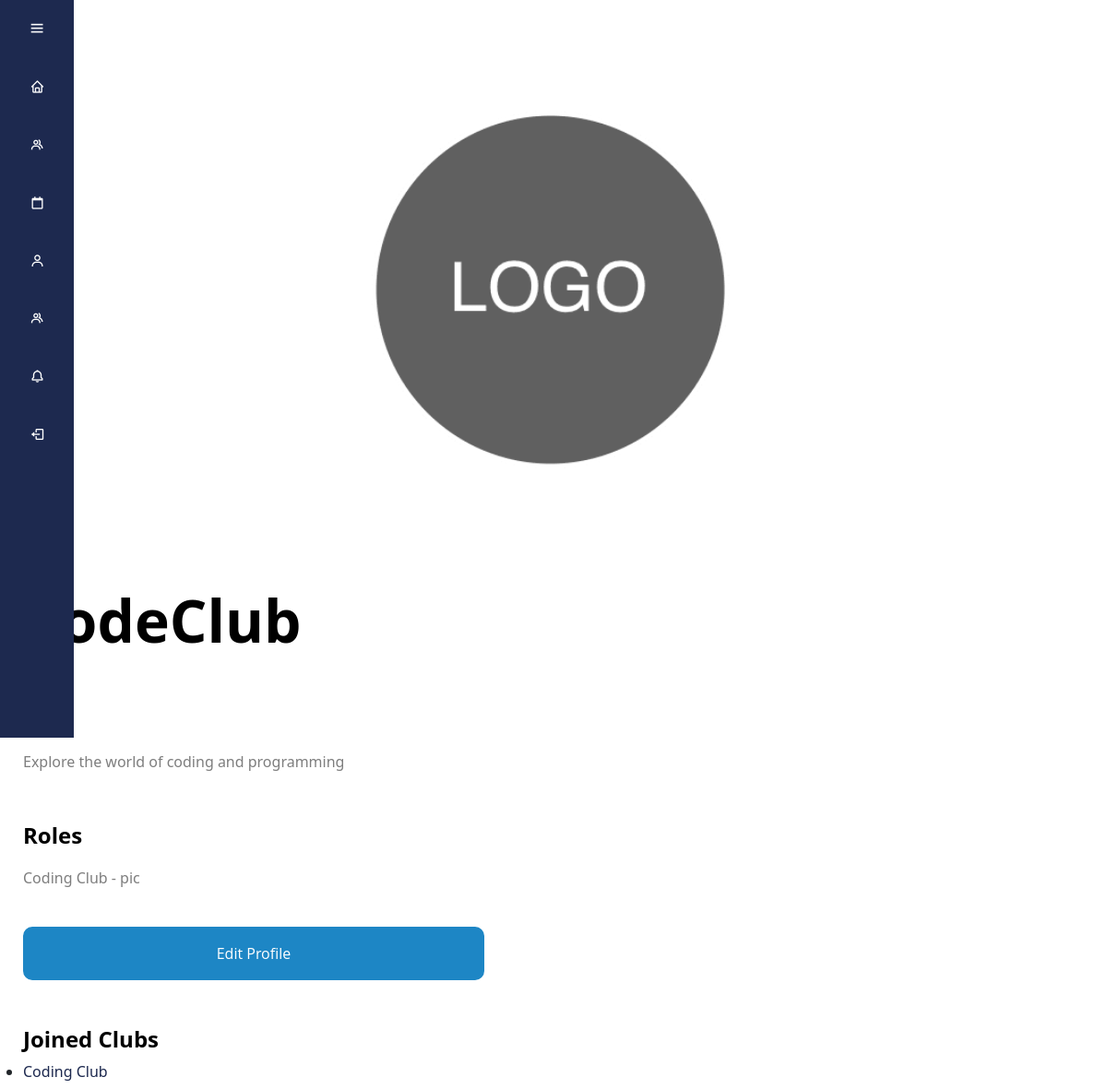
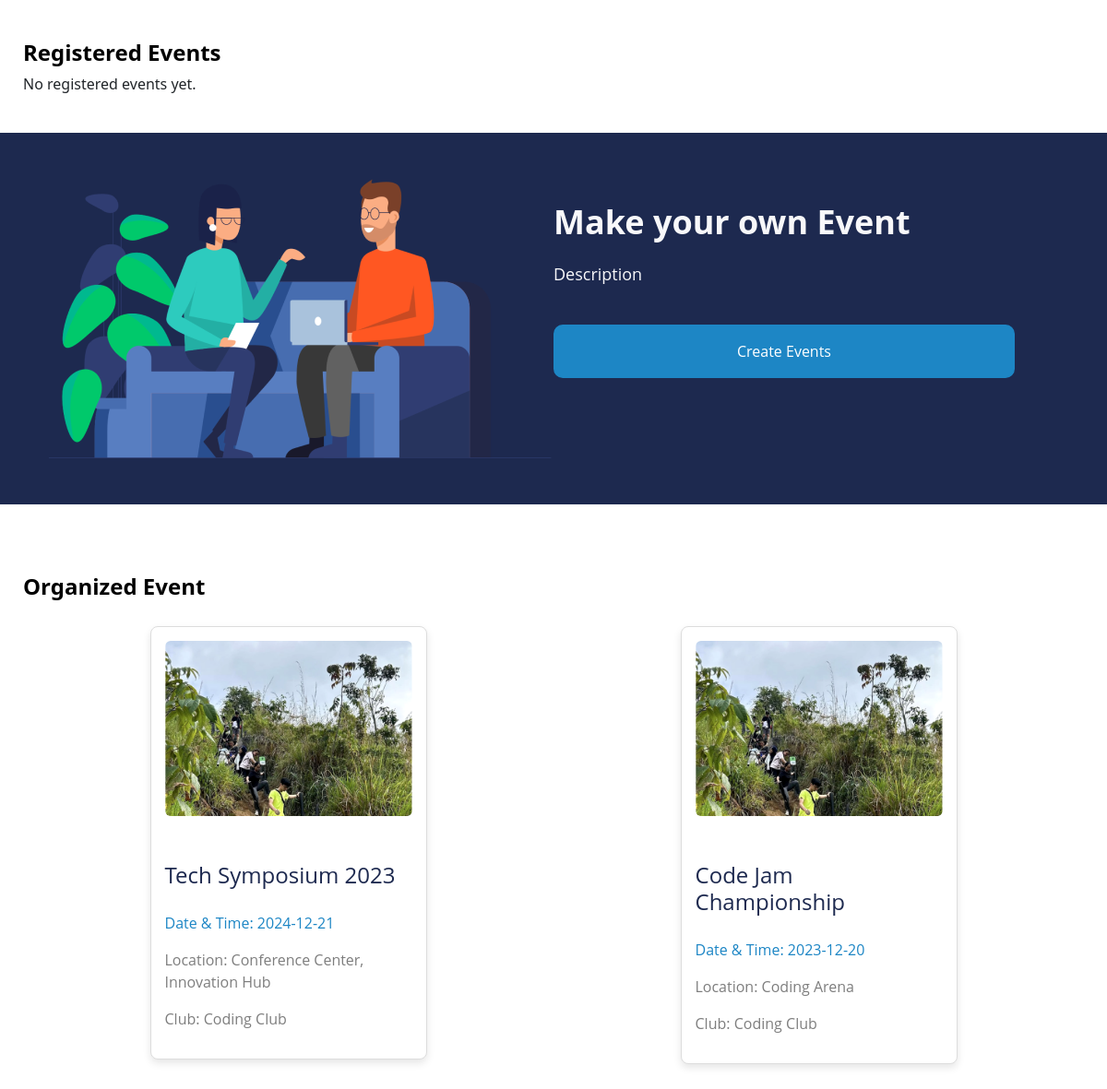
The app's page /profile.php (signed in) with its own data (2 pictures, top to bottom).
### tables this page shows
CREATE TABLE `users` (
  `id` int(255) NOT NULL,
  `username` varchar(255) NOT NULL,
  `email` varchar(255) NOT NULL,
  `password` varchar(255) NOT NULL,
  `first_name` varchar(255) DEFAULT NULL,
  `last_name` varchar(255) DEFAULT NULL,
  `gender` varchar(10) DEFAULT NULL,
  `contact_number` varchar(20) DEFAULT NULL,
  `address` varchar(255) DEFAULT NULL,
  `city` varchar(100) DEFAULT NULL,
  `state` varchar(100) DEFAULT NULL,
  `bio` text DEFAULT NULL,
  `code` varchar(155) NOT NULL,
  `status` varchar(155) NOT NULL,
  `profile_image` varchar(255) DEFAULT NULL
);

CREATE TABLE `memberships` (
  `id` int(11) NOT NULL,
  `user_id` int(11) NOT NULL,
  `club_id` int(11) NOT NULL,
  `role` varchar(50) NOT NULL,
  `created_at` timestamp NOT NULL DEFAULT current_timestamp(),
  `updated_at` timestamp NOT NULL DEFAULT current_timestamp() ON UPDATE current_timestamp(),
  `username` varchar(255) DEFAULT NULL,
  `club_name` varchar(255) DEFAULT NULL
);

CREATE TABLE `clubs` (
  `id` int(11) NOT NULL,
  `club_name` varchar(255) NOT NULL,
  `description` text NOT NULL,
  `subscriber_count` int(11) NOT NULL DEFAULT 0,
  `profile_image` varchar(255) DEFAULT NULL,
  `contact_email` varchar(100) NOT NULL,
  `instagram_link` varchar(255) DEFAULT NULL,
  `facebook_link` varchar(255) DEFAULT NULL
);

CREATE TABLE `events` (
  `id` int(11) NOT NULL,
  `event_title` varchar(255) NOT NULL,
  `event_venue` varchar(255) NOT NULL,
  `start_time` time NOT NULL,
  `end_time` time NOT NULL,
  `start_date` date NOT NULL,
  `end_date` date NOT NULL,
  `event_image_path` varchar(255) DEFAULT NULL,
  `event_description` text NOT NULL,
  `club_id` int(11) NOT NULL,
  `user_id` int(11) DEFAULT NULL
);

### logic_controller.php (called while the page is built, shortened)
<?php
function getUserDetails($user_id, $conn) {
    $sql = "SELECT * FROM users WHERE id = $user_id";
    $result = $conn->query($sql);
    if ($result && $result->num_rows > 0) {
        return $result->fetch_assoc();
    } else {
        return false;
    }
}
function getJoinedClubs($user_id, $conn) {
    $joinedClubsSql = "SELECT clubs.id, clubs.club_name
                    FROM memberships
                    JOIN clubs ON memberships.club_id = clubs.id
                    WHERE memberships.user_id = $user_id";
    $joinedClubsResult = $conn->query($joinedClubsSql);
    if ($joinedClubsResult && $joinedClubsResult->num_rows > 0) {
        $clubs = [];
        while ($clubRow = $joinedClubsResult->fetch_assoc()) {
            $clubs[] = [
                'id' => $clubRow['id'],
                'club_name' => htmlspecialchars($clubRow['club_name']),
            ];
        }
        return $clubs;
    } else {
        return [];
    }
}
function getOrganizedEvents($user_id, $conn) {
    $organizedEventsSql = "SELECT events.*, clubs.club_name
                        FROM events
                        JOIN clubs ON events.club_id = clubs.id
                        WHERE events.user_id = $user_id";
    $organizedEventsResult = $conn->query($organizedEventsSql);
    if ($organizedEventsResult && $organizedEventsResult->num_rows > 0) {
        $events = [];
        while ($eventRow = $organizedEventsResult->fetch_assoc()) {
            $events[] = [
                'id' => $eventRow['id'],
                'event_image_path' => htmlspecialchars($eventRow['event_image_path']),
                'event_title' => $eventRow['event_title'],
                'start_date' => $eventRow['start_date'],
                'event_venue' => $eventRow['event_venue'],
                'club_name' => $eventRow['club_name'],
            ];
        }
        return $events;
    } else {
        return [];
    }
}
function getJoinedClubsWithRole($user_id, $conn)
{
    $joinedClubs = [];
    $sql = "SELECT clubs.id, clubs.club_name, memberships.role
            FROM clubs
            JOIN memberships ON clubs.id = memberships.club_id
            WHERE memberships.user_id = '$user_id'
            AND (memberships.role = 'pic' OR memberships.role = 'committee')";
    $result = mysqli_query($conn, $sql);
    if ($result) {
        while ($row = mysqli_fetch_assoc($result)) {
            $joinedClubs[] = $row;
        }
    }
    return $joinedClubs;
}
?>

### profile.php (the view, shortened to what this page needs)
<?php
require_once('Part/db_controller.php');
require_once('Part/navbar.php');
require_once('logic_controller.php');
if (isset($_SESSION['username']) && isset($_SESSION['user_id'])) {
    $username = $_SESSION['username'];
    $user_id = $_SESSION['user_id'];
    $userDetails = getUserDetails($user_id, $conn);
}
$registeredEvents = getRegisteredEvents($user_id, $conn);
$organizedEvents = getOrganizedEvents($user_id, $conn);
?>
<!DOCTYPE html>
<html lang="en">
<head>
    <link rel="stylesheet" href="style.css">
    <link rel="stylesheet" href="https://stackpath.bootstrapcdn.com/font-awesome/4.7.0/css/font-awesome.min.css">
</head>
<body>
    <div class="page-container">
        <div class="image-container">
            <img src="<?php echo $userDetails['profile_image']; ?>" onerror="this.src='Image/Logo_Placeholder.png'" alt="profile-logo" class="image-banner">
        </div>
        <div class="single-container">
            <h2 class="title">
                <?php
                if (!empty($userDetails['first_name'])) {
                    echo $userDetails['first_name'] . ' ' . $userDetails['last_name'];
                } else {
                    echo $username;
                }
                ?>
            </h2>
            <p class="field-name"> Bio </p>
            <p class="desc"><?= $userDetails['bio']; ?></p>
            <?php
                $joinedClubsWithRole = getJoinedClubsWithRole($user_id, $conn);
                if (!empty($joinedClubsWithRole)) {
                    echo '<p class="field-name"> Roles </p>';
                    foreach ($joinedClubsWithRole as $club) { ?>
                        <a href="club_single.php?id=<?= $club['id']; ?>">
                        <p class ="desc"><?= $club['club_name'] . ' - ' . $club['role']; ?> </p>
                        </a>
                <?php
                    }
                }
            ?>
            <a href="edit_profile.php"><button class="btn">Edit Profile</button></a>
        </div>
        <div class="single-container">
            <div class="joined-clubs">
                <h2 class="field-name">Joined Clubs</h2>
                <?php
                $joinedClubs = getJoinedClubs($user_id, $conn);
                if (!empty($joinedClubs)) {
                    echo '<ul>';
                    foreach ($joinedClubs as $club) {
                        echo '<li><a href="club_single.php?id=' . $club['id'] . '">' . $club['club_name'] . '</a></li>';
                    }
                    echo '</ul>';
                } else {
                    echo '<p>No joined clubs yet.</p>';
                }
                ?>
            </div>
        </div>
        <div class="single-container">
            <div class="registered-events">
                <h2 class="field-name">Registered Events</h2>
                <?php
                if (!empty($registeredEvents)) {
                    foreach ($registeredEvents as $event) {
                ?>
                        <a href="event_single.php?id=<?= $event['id']; ?>">
                            <div class="event-card">
                                <img src="<?= $event['event_image_path']; ?>" alt="Event Image">
                                <h2 class="title"><?= $event['event_title']; ?></h2>
                                <p class="date">Date & Time: <?= $event['start_date']; ?></p>
                                <p class="location">Location: <?= $event['event_venue']; ?></p>
                                <p class="location">Club: <?= $event['club_name']; ?></p>
                            </div>
                        </a>
                <?php
                    }
                } else {
                    echo '<p>No registered events yet.</p>';
                }
                ?>
            </div>
        </div>
    </div>
        <div class ="banner-container">
            <div class="image-container">
                <img src="Image/Make_Event.png" class ="image" alt="Event Image">
            </div>
            <div class ="text-container">
                <p class="title"> Make your own Event</p>
                <p class="desc">Description</p>
                <a href="create_events.php"><button class ="btn">Create Events</button></a>
            </div>
        </div>
    <div class ="page-container">
            <div class ="single-container">
                <h2 class ="field-name">Organized Event</h2>
                    <div class="event-container">
                    <?php
                        if (!empty($organizedEvents)) {
                            foreach ($organizedEvents as $event) {
                    ?>
                    <a href="event_single.php?id=<?= $event['id']; ?>">
                                    <div class="event-card">
                                        <img src="<?= $event['event_image_path']; ?>" alt="Event Image">
                                        <h2 class="title"><?= $event['event_title']; ?></h2>
                                        <p class="date">Date & Time: <?= $event['start_date']; ?></p>
                                        <p class="location">Location: <?= $event['event_venue']; ?></p>
                                        <p class="location">Club: <?= $event['club_name']; ?></p>
                                    </div>
                                </a>
                        <?php
                            }
                        } else {
                            echo '<p>No organized events yet.</p>';
                        }
                    ?>
            </div>
</body>
</html>

### style.css (style rules this page uses)
* { margin: 0; padding: 0; box-sizing: border-box; font-family: 'Segoe UI', Tahoma, Geneva, Verdana, SansSerif; }
.page-container { max-width: 1300px; margin:auto; padding:25px }
.image-container { display:flex; justify-content: center; }
.image-banner { margin-left:auto; margin-right:auto; width:50% }
.btn { padding: 15px 25px 15px 25px; border-radius: 10px; width: 500px; margin: auto; margin-top: 25px; background-color: #1D86C5; font-family: 'Open Sans', sans-serif; font-size: 16px; font-weight: 400; color: #fff; border: 2px solid #1D86C5; }
a { text-decoration: none; }
.banner-container { background-color:#1D294F; width:100%; max-width:100%; height: auto; display: flex; padding: 50px }
.banner-container .image-container { width: 50%; text-align: center; }
.banner-container .image-container .image { max-width: 100%; height: auto; }
.banner-container .text-container { width: 50%; padding-top: 20px; }
.banner-container .text-container .title { color: #F8F8FA; font-size: 36px; font-family: 'Open Sans', sans-serif; font-weight: 700; }
.banner-container .text-container .desc { color: #F8F8FA; font-size: 18px; font-family: 'Open Sans', sans-serif; font-weight: 400; }
.event-container { display:flex; flex-wrap: wrap; justify-content: space-around; }
.event-card { width: 300px; margin: 20px; padding: 15px; border: 1px solid #ddd; border-radius: 8px; box-shadow: 0 4px 8px rgba(0, 0, 0, 0.1); float: left; background-color: white; }
.event-card img { max-width: 100%; height: auto; border-radius: 6px; }
.single-container .event-card .title { color:#1D294F; font-family: 'Open Sans', sans-serif; font-size: 24px; font-weight: 400; padding-top:15px; }
.event-card .title { color:#1D294F; font-family: 'Open Sans', sans-serif; font-size: 24px; font-weight: 400; padding-top:15px; }
.event-card .date { color: #1D86C5; font-size: 16px; font-weight: 400; font-family: 'Open Sans', sans-serif; }
.event-card .location { color: #7E7E7E; font-size: 16px; font-weight: 400; font-family: 'Open Sans', sans-serif; }
.single-container .title { color: black; font-size: 64px; font-weight: 700; margin-top: 35px; margin-bottom: 25px; }
.single-container .field-name { color: black; font-size: 24px; font-weight: 700; margin-top: 50px; }
.single-container .desc { color: #7E7E7E; font-size: 16px; font-weight: 400; }
a:link { color: #1D294F; }

### records on screen
users: bio "Explore the world of coding and programming"
memberships: club.club_name "Coding Club", role "pic"
clubs: club_name "Coding Club"
events: event_image_path (picture), event_title "Tech Symposium 2023", start_date "2024-12-21", event_venue "Conference Center, Innovation Hub", club.club_name "Coding Club"
events: event_image_path (picture), event_title "Code Jam Championship", start_date "2023-12-20", event_venue "Coding Arena", club.club_name "Coding Club"

### other values on screen
$username "CodeClub"
